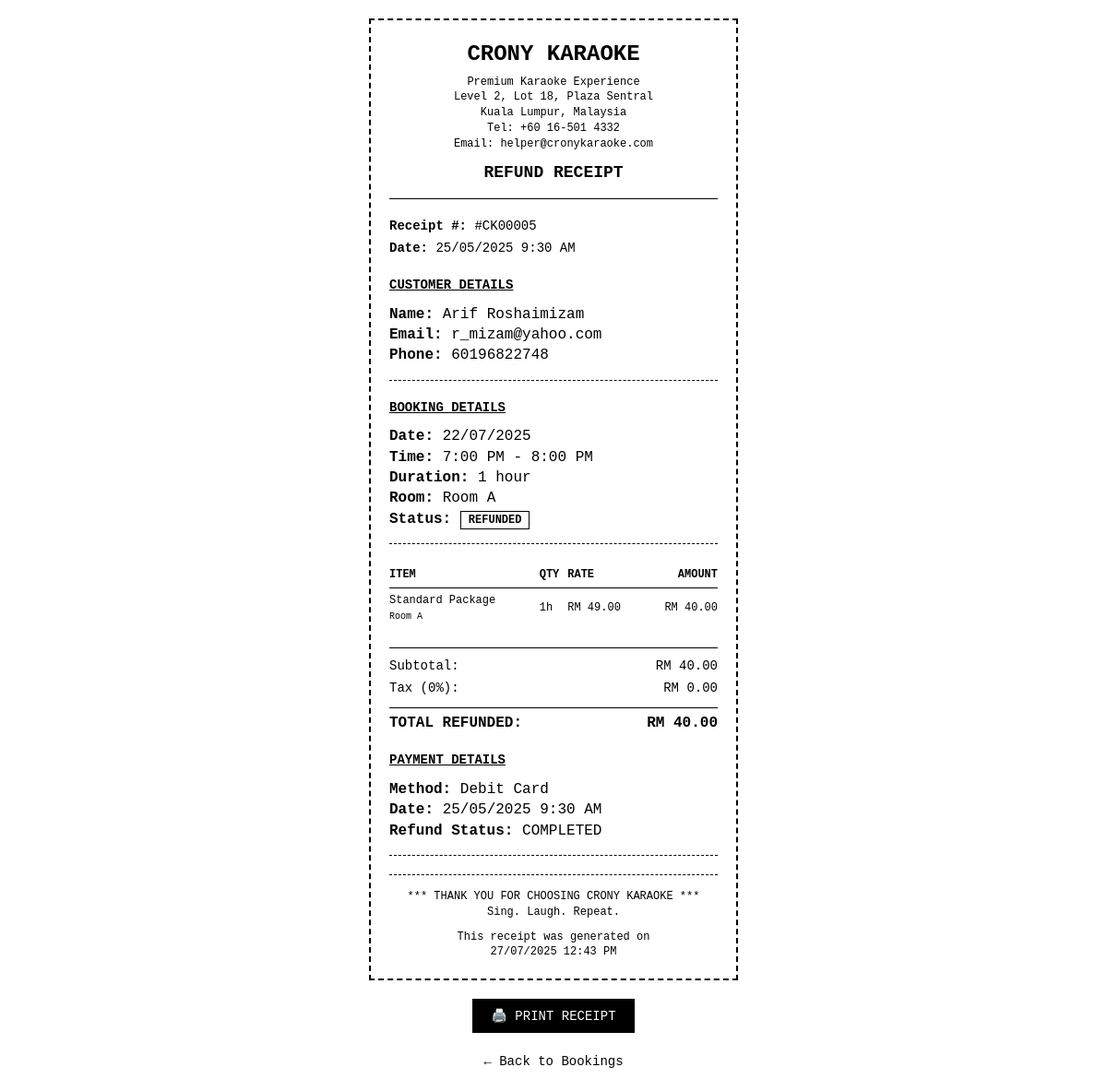
Screenshot of /karaoke-reservation-web/user/view_invoice.php?id=5 (signed in) with the database file from the repository.
### tables this page shows
CREATE TABLE `reservations` (
  `reservationID` int(11) NOT NULL,
  `userID` int(11) DEFAULT NULL,
  `roomID` int(11) DEFAULT NULL,
  `reservationDate` date DEFAULT NULL,
  `startTime` time DEFAULT NULL,
  `endTime` time DEFAULT NULL,
  `totalPrice` decimal(10,2) DEFAULT NULL,
  `status` enum('pending','confirmed','cancelled') DEFAULT 'pending',
  `addInfo` text NOT NULL,
  `createdAt` timestamp NOT NULL DEFAULT current_timestamp()
);

CREATE TABLE `payments` (
  `paymentID` int(11) NOT NULL,
  `reservationID` int(11) DEFAULT NULL,
  `paymentMethod` varchar(50) DEFAULT NULL,
  `amountPaid` decimal(10,2) DEFAULT NULL,
  `paymentDate` timestamp NOT NULL DEFAULT current_timestamp(),
  `paymentStatus` enum('pending','paid','refunded') DEFAULT 'pending'
);

CREATE TABLE `users` (
  `userID` int(11) NOT NULL,
  `fullName` varchar(100) DEFAULT NULL,
  `email` varchar(100) DEFAULT NULL,
  `phone` varchar(20) NOT NULL,
  `password` varchar(255) DEFAULT NULL,
  `role` enum('user','admin') DEFAULT 'user',
  `createdAt` timestamp NOT NULL DEFAULT current_timestamp()
);

CREATE TABLE `rooms` (
  `roomID` int(11) NOT NULL,
  `roomName` varchar(100) DEFAULT NULL,
  `capacity` int(11) DEFAULT NULL,
  `status` enum('available','unavailable') DEFAULT 'available',
  `packageID` int(11) DEFAULT NULL
);

CREATE TABLE `packages` (
  `packageID` int(11) NOT NULL,
  `packageName` varchar(100) DEFAULT NULL,
  `description` text DEFAULT NULL,
  `image` varchar(255) DEFAULT NULL,
  `pricePerHour` decimal(10,2) DEFAULT NULL
);

### karaoke-reservation-web/user/view_invoice.php (the view, shortened to what this page needs)
<?php
include '../dbconfig.php';
$userID = $_SESSION['userID'];
$reservationID = $_GET['id'];
$invoiceQuery = "
    SELECT
        r.reservationID,
        r.reservationDate,
        r.startTime,
        r.endTime,
        r.totalPrice,
        r.status as reservationStatus,
        r.addInfo,
        r.createdAt,
        ro.roomName,
        pk.packageName,
        pk.pricePerHour,
        pk.description,
        p.paymentStatus,
        p.paymentMethod,
        p.amountPaid,
        p.paymentDate,
        u.fullName,
        u.email,
        u.phone,
        TIMESTAMPDIFF(HOUR, r.startTime, r.endTime) as duration
    FROM reservations r
    JOIN rooms ro ON r.roomID = ro.roomID
    JOIN packages pk ON ro.packageID = pk.packageID
    JOIN users u ON r.userID = u.userID
    LEFT JOIN payments p ON r.reservationID = p.reservationID
    WHERE r.reservationID = ? AND r.userID = ?
";
$stmt = $conn->prepare($invoiceQuery);
$stmt->bind_param("ii", $reservationID, $userID);
$stmt->execute();
$result = $stmt->get_result();
$invoice = $result->fetch_assoc();
$bookingReference = '#CK' . str_pad($invoice['reservationID'], 5, '0', STR_PAD_LEFT);
$isRefund = $invoice['reservationStatus'] == 'cancelled' && $invoice['paymentStatus'] == 'refunded';
$documentTitle = $isRefund ? 'REFUND RECEIPT' : 'RECEIPT';
$formattedDate = date('d/m/Y', strtotime($invoice['reservationDate']));
$formattedStartTime = date('g:i A', strtotime($invoice['startTime']));
$formattedEndTime = date('g:i A', strtotime($invoice['endTime']));
$receiptDate = date('d/m/Y g:i A', strtotime($invoice['paymentDate'] ?: $invoice['createdAt']));
?>
<!DOCTYPE html>
<html lang="en">
<head>
</head>
<body>
    <div class="receipt">
        <div class="header">
            <div class="company-name">CRONY KARAOKE</div>
            <div class="company-info">
                Premium Karaoke Experience<br>
                Level 2, Lot 18, Plaza Sentral<br>
                Kuala Lumpur, Malaysia<br>
                Tel: +60 16-501 4332<br>
                Email: helper@cronykaraoke.com
            </div>
            <div class="receipt-title"><?php echo $documentTitle; ?></div>
        </div>
        <div class="receipt-info">
            <div><strong>Receipt #:</strong> <?php echo $bookingReference; ?></div>
            <div><strong>Date:</strong> <?php echo $receiptDate; ?></div>
        </div>
        <div class="customer-info">
            <h4>CUSTOMER DETAILS</h4>
            <div><strong>Name:</strong> <?php echo htmlspecialchars($invoice['fullName']); ?></div>
            <div><strong>Email:</strong> <?php echo htmlspecialchars($invoice['email']); ?></div>
            <div><strong>Phone:</strong> <?php echo htmlspecialchars($invoice['phone']); ?></div>
        </div>
        <div class="booking-details">
            <h4>BOOKING DETAILS</h4>
            <div><strong>Date:</strong> <?php echo $formattedDate; ?></div>
            <div><strong>Time:</strong> <?php echo $formattedStartTime . ' - ' . $formattedEndTime; ?></div>
            <div><strong>Duration:</strong> <?php echo $invoice['duration']; ?> hour<?php echo $invoice['duration'] > 1 ? 's' : ''; ?></div>
            <div><strong>Room:</strong> <?php echo htmlspecialchars($invoice['roomName']); ?></div>
            <div><strong>Status:</strong>
                <span class="status-badge">
                    <?php echo $isRefund ? 'REFUNDED' : 'PAID'; ?>
                </span>
            </div>
        </div>
        <table class="items-table">
            <thead>
                <tr>
                    <th>ITEM</th>
                    <th>QTY</th>
                    <th>RATE</th>
                    <th class="amount">AMOUNT</th>
                </tr>
            </thead>
            <tbody>
                <tr>
                    <td>
                        <?php echo htmlspecialchars($invoice['packageName']); ?> Package<br>
                        <small><?php echo htmlspecialchars($invoice['roomName']); ?></small>
                    </td>
                    <td><?php echo $invoice['duration']; ?>h</td>
                    <td>RM <?php echo number_format($invoice['pricePerHour'], 2); ?></td>
                    <td class="amount">RM <?php echo number_format($invoice['totalPrice'], 2); ?></td>
                </tr>
            </tbody>
        </table>
        <div class="total-section">
            <div class="total-line">
                <span>Subtotal:</span>
                <span>RM <?php echo number_format($invoice['totalPrice'], 2); ?></span>
            </div>
            <div class="total-line">
                <span>Tax (0%):</span>
                <span>RM 0.00</span>
            </div>
            <div class="total-line total-final">
                <span><?php echo $isRefund ? 'TOTAL REFUNDED:' : 'TOTAL PAID:'; ?></span>
                <span>RM <?php echo number_format($invoice['amountPaid'], 2); ?></span>
            </div>
        </div>
        <div class="payment-info">
            <h4>PAYMENT DETAILS</h4>
            <div><strong>Method:</strong> <?php echo htmlspecialchars($invoice['paymentMethod']); ?></div>
            <div><strong>Date:</strong> <?php echo date('d/m/Y g:i A', strtotime($invoice['paymentDate'])); ?></div>
            <?php if ($isRefund): ?>
            <div><strong>Refund Status:</strong> COMPLETED</div>
            <?php endif; ?>
        </div>
        <div class="footer">
            <div>*** THANK YOU FOR CHOOSING CRONY KARAOKE ***</div>
            <div>Sing. Laugh. Repeat.</div>
            <div style="margin-top: 10px;">
                This receipt was generated on<br>
                <?php echo date('d/m/Y g:i A'); ?>
            </div>
        </div>
    </div>
    <div class="print-button">
        <button onclick="window.print()" class="print-btn">🖨️ PRINT RECEIPT</button>
    </div>
    <div class="back-link">
        <a href="booking.php">← Back to Bookings</a>
    </div>
</body>
</html>

### karaoke-reservation-web/user/view_invoice.php (style rules this page uses)
* { margin: 0; padding: 0; box-sizing: border-box; }
body { font-family: 'Courier New', monospace; background: white; color: #000; padding: 20px; line-height: 1.4; }
.receipt { max-width: 400px; margin: 0 auto; background: white; border: 2px dashed #000; padding: 20px; }
.header { text-align: center; margin-bottom: 20px; border-bottom: 1px solid #000; padding-bottom: 15px; }
.company-name { font-size: 24px; font-weight: bold; margin-bottom: 5px; }
.company-info { font-size: 12px; margin-bottom: 10px; }
.receipt-title { font-size: 18px; font-weight: bold; margin-top: 10px; }
.receipt-info { margin-bottom: 20px; font-size: 14px; }
.receipt-info div { margin-bottom: 5px; }
.customer-info { margin-bottom: 20px; border-bottom: 1px dashed #000; padding-bottom: 15px; }
.customer-info h4 { font-size: 14px; margin-bottom: 10px; text-decoration: underline; }
.booking-details { margin-bottom: 20px; border-bottom: 1px dashed #000; padding-bottom: 15px; }
.booking-details h4 { font-size: 14px; margin-bottom: 10px; text-decoration: underline; }
.items-table { width: 100%; margin-bottom: 20px; border-collapse: collapse; }
.items-table th, .items-table td { text-align: left; padding: 5px 0; font-size: 12px; }
.items-table th { border-bottom: 1px solid #000; font-weight: bold; }
.items-table .amount { text-align: right; }
.total-section { border-top: 1px solid #000; padding-top: 10px; margin-bottom: 20px; }
.total-line { display: flex; justify-content: space-between; margin-bottom: 5px; font-size: 14px; }
.total-final { font-weight: bold; font-size: 16px; border-top: 1px solid #000; padding-top: 5px; margin-top: 10px; }
.payment-info { margin-bottom: 20px; border-bottom: 1px dashed #000; padding-bottom: 15px; }
.payment-info h4 { font-size: 14px; margin-bottom: 10px; text-decoration: underline; }
.footer { text-align: center; margin-top: 20px; border-top: 1px dashed #000; padding-top: 15px; font-size: 12px; }
.print-button { text-align: center; margin: 20px 0; }
.print-btn { background: #000; color: white; border: none; padding: 10px 20px; font-size: 14px; cursor: pointer; font-family: 'Courier New', monospace; }
.back-link { text-align: center; margin-top: 10px; }
.back-link a { color: #000; text-decoration: none; font-size: 14px; }
.status-badge { padding: 2px 8px; border: 1px solid #000; font-size: 12px; font-weight: bold; }

### rows the page displays
reservations: status.paymentStatus "REFUND RECEIPT", reservationID "#CK00005", payments.paymentDate "25/05/2025 9:30 AM", userID.fullName "Arif Roshaimizam", userID.email "r_mizam@yahoo.com", userID.phone "60196822748", reservationDate "22/07/2025", startTime "7:00 PM", endTime "8:00 PM", roomID.roomName "Room A", packages.packageName "Standard", packages.pricePerHour "49.00", totalPrice "40.00", payments.amountPaid "40.00", payments.paymentMethod "Debit Card"

### other values shown
$invoice['duration'] "1"
